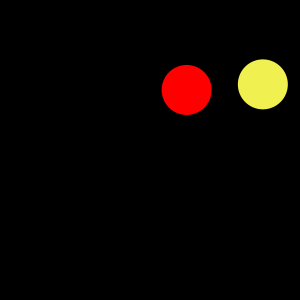
Frame 1 (no input)
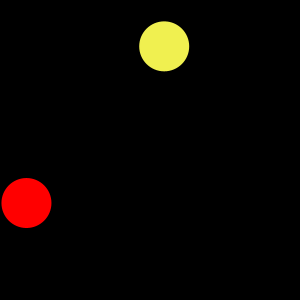
Frame 60 (the mouse pressed at the canvas centre just before this capture)
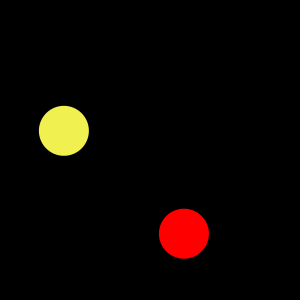
Frame 120 (the mouse held since frame 60 and released just before this capture)

The Processing sketch that drew these frames (run headless with seeded random() and noise(); from frame 60 on, the mouse is pressed at the canvas centre):

// Processing sketch: reboundSolution
// ── reboundSolution.pde
float x1, y1, x2, y2;
float spdX1, spdY1, spdX2, spdY2;
float dia = 50;

void setup() {
  size(300, 300);
  
  /*
  x1, y1, x2, y2 are randomized in a way
  that the entire ball is within the screen
  */
  
  x1 = random(dia/2, width - dia/2);
  y1 = random(dia/2, height - dia/2);
  x2 = random(dia/2, width - dia/2);
  y2 = random(dia/2, height - dia/2);

  spdX1 = random(1, 3); //initialize it to be positive
  
  if (random(1) < 0.5) //with a 50% probablity
    spdX1*=-1; //make it negative
    
  /*
  i don't initialize speed to be random(-3, 3) because
  with a small probablity, it can be 0 or a very very
  small value like 0.001, which would make the ball 
  be very slow/ still
  */

  //similarly the others
  spdY1 = random(1, 3);
  if (random(1) < 0.5)
    spdY1*=-1;

  spdX2 = random(1, 3);
  if (random(1) < 0.5)
    spdX2*=-1;

  spdY2 = random(1, 3);
  if (random(1) < 0.5)
    spdY2*=-1;
}

void draw() {
  background(0);
  noStroke();
  
  //draw the balls
  fill(255, 0, 0);
  ellipse(x1, y1, dia, dia);
  fill(240, 240, 80);
  ellipse(x2, y2, dia, dia);
  
  //update locations
  x1+=spdX1;
  y1+=spdY1;
  x2+=spdX2;
  y2+=spdY2;
  
  if(x1 <= dia/2 || x1 >= width - dia/2) 
    spdX1*=-1;
  if(y1 <= dia/2 || y1 >= height - dia/2) 
    spdY1*=-1;
  if(x2 <= dia/2 || x2 >= width - dia/2) 
    spdX2*=-1;
  if(y2 <= dia/2 || y2 >= height - dia/2) 
    spdY2*=-1;
    
}
